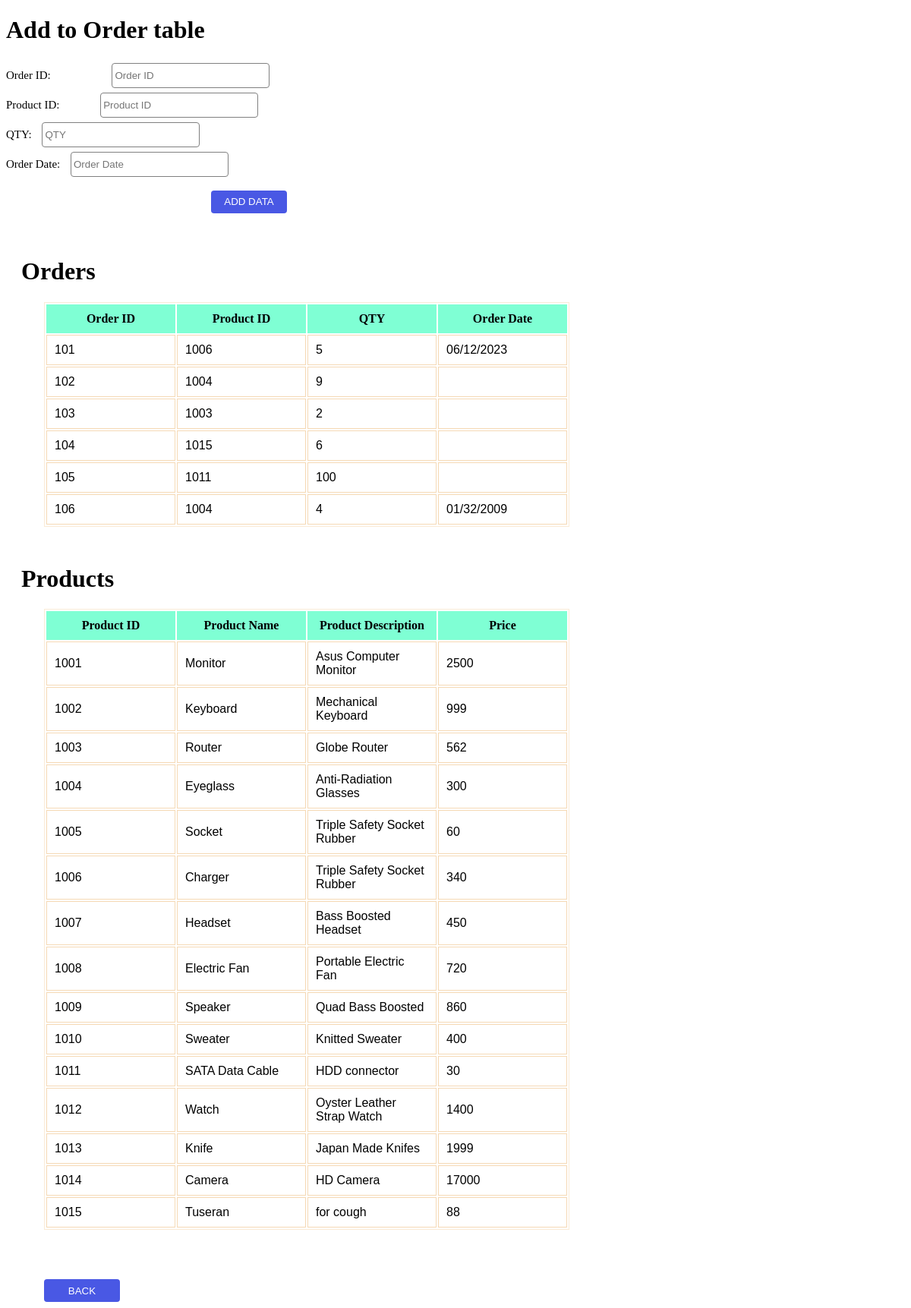
/orders.php, run on the app's committed database.
### tables this page shows
CREATE TABLE `orders` (
  `order_id` int(20) NOT NULL,
  `prod_id` int(20) DEFAULT NULL,
  `QTY` varchar(225) DEFAULT NULL,
  `order_date` varchar(255) DEFAULT NULL
);

CREATE TABLE `product` (
  `prod_id` int(20) NOT NULL,
  `prod_name` varchar(250) DEFAULT NULL,
  `prod_desc` varchar(250) DEFAULT NULL,
  `price` varchar(250) DEFAULT NULL
);

### orders.php (the view, shortened to what this page needs)
<!DOCTYPE html>
<html lang="en">
<head>
    <link rel="stylesheet" href="style.css">
    <link rel="stylesheet" href="style2.css">
</head>
<body>
    <h1>Add to Order table</h1>
<form action="orderssave.php" method="POST">
        <div class="prod_id">Order ID: <input type="text" id="prod_id" name="order_id" placeholder="Order ID"required><br></div>
        <div class="prod_name">Product ID: <input type="text" id="prod_name" name="prod_id" placeholder="Product ID"required><br></div>
        <div class="prod_desc">QTY: <input type="text" id="prod_desc" name="QTY" placeholder="QTY"required><br></div>
        <div class="prod_desc">Order Date: <input type="text" id="prod_desc" name="order_date" placeholder="Order Date"required><br></div>
        <div class="subBtn"><input type="submit" id="AddBtn" name="submit" value="ADD DATA"></div>
    </form>
<h1 class="header"><br>Orders</h1>
    <?php
        include("config.php");
        $sql = "SELECT * FROM orders";
        $result = $conn->query($sql);
        if ($result->num_rows > 0) {
            echo "<table>";
            echo "<tr>";
            echo "<th>Order ID</th><th>Product ID</th><th>QTY</th><th>Order Date</th>";
            echo "</tr>";
            while ($row = $result->fetch_assoc()) {
                echo "<tr>";
                echo "<td>" . $row['order_id'] . "</td>";
                echo "<td>" . $row['prod_id'] . "</td>";
                echo "<td>" . $row['QTY'] . "</td>";
                echo "<td>" . $row['order_date'] . "</td>";
                echo "</tr>";
            }
            echo "</table>";
        }
    ?>
     <h1 class="header">Products</h1>
    <?php
        include("config.php");
        $sql = "SELECT * FROM product";
        $result = $conn->query($sql);
        if ($result->num_rows > 0) {
            echo "<table>";
            echo "<tr>";
            echo "<th>Product ID</th><th>Product Name</th><th>Product Description</th><th>Price</th>";
            echo "</tr>";
            while ($row = $result->fetch_assoc()) {
                echo "<tr>";
                echo "<td>" . $row['prod_id'] . "</td>";
                echo "<td>" . $row['prod_name'] . "</td>";
                echo "<td>" . $row['prod_desc'] . "</td>";
                echo "<td>" . $row['price'] . "</td>";
                echo "</tr>";
            }
            echo "</table>";
        }
    ?>
    <form method="POST" action="index.php">
        <div class="backBtn"><input type="submit" id="BACKbtn" name="search" value="BACK"></div>
    </form>
</body>
</html>

### style.css (style rules this page uses)
* { background-color: rgb(255, 255, 255); }
#prod_id { width: 200px; height: 25px; padding: 3px; margin: 3px; border-radius: 4px; border: 1px solid gray; margin-left: 77px; }
#prod_name { width: 200px; height: 25px; padding: 3px; margin: 3px; border-radius: 4px; border: 1px solid gray; margin-left: 50px; }
#prod_desc { width: 200px; height: 25px; padding: 3px; margin: 3px; border-radius: 4px; border: 1px solid gray; margin-left: 10px; }
.prod_id { font-size: 15px; font-family: 'Lucida Sans'; }
.prod_name { font-size: 15px; font-family: 'Lucida Sans'; }
.prod_desc { font-size: 15px; font-family: 'Lucida Sans'; }
#AddBtn { height: 30px; width: 100px; border-radius: 4px; border: 0; background-color: rgb(73, 88, 228); transition: 0.5s; color: white; margin-left: 270px; margin-top: 15px; }
th { width: 150px; padding: 10px; background-color: aquamarine; }
tr { padding: 10px; }
table { border: 1px solid; border-color: antiquewhite; margin: 50px; margin-top: 15px; }
td { border: 1px solid; border-color: rgb(245, 217, 181); width: 50px; border-width: 1px; padding: 10px; font-family: 'Trebuchet MS', 'Lucida Sans Unicode', 'Lucida Grande', 'Lucida Sans', Arial, sans-serif; }
.header { margin-left: 20px; }

### style2.css (style rules this page uses)
th { width: 150px; padding: 10px; background-color: aquamarine; }
tr { padding: 10px; }
table { border: 1px solid; border-color: antiquewhite; margin: 50px; margin-top: 15px; }
td { border: 1px solid; border-color: rgb(245, 217, 181); width: 50px; border-width: 1px; padding: 10px; font-family: 'Trebuchet MS', 'Lucida Sans Unicode', 'Lucida Grande', 'Lucida Sans', Arial, sans-serif; }
#BACKbtn { height: 30px; width: 100px; border-radius: 4px; border: 0; background-color: rgb(73, 88, 228); transition: 0.5s; color: white; margin-left: 50px; margin-top: 15px; }

### data on the page
orders: order_id "101", prod "1006", QTY "5", order_date "06/12/2023"
orders: order_id "102", prod "1004", QTY "9"
orders: order_id "103", prod "1003", QTY "2"
orders: order_id "104", prod "1015", QTY "6"
orders: order_id "105", prod "1011", QTY "100"
orders: order_id "106", prod "1004", QTY "4", order_date "01/32/2009"
product: prod_id "1001", prod_name "Monitor", prod_desc "Asus Computer Monitor", price "2500"
product: prod_id "1002", prod_name "Keyboard", prod_desc "Mechanical Keyboard", price "999"
product: prod_id "1003", prod_name "Router", prod_desc "Globe Router", price "562"
product: prod_id "1004", prod_name "Eyeglass", prod_desc "Anti-Radiation Glasses", price "300"
product: prod_id "1005", prod_name "Socket", prod_desc "Triple Safety Socket Rubber", price "60"
product: prod_id "1006", prod_name "Charger", prod_desc "Triple Safety Socket Rubber", price "340"
product: prod_id "1007", prod_name "Headset", prod_desc "Bass Boosted Headset", price "450"
product: prod_id "1008", prod_name "Electric Fan", prod_desc "Portable Electric Fan", price "720"
product: prod_id "1009", prod_name "Speaker", prod_desc "Quad Bass Boosted", price "860"
product: prod_id "1010", prod_name "Sweater", prod_desc "Knitted Sweater", price "400"
product: prod_id "1011", prod_name "SATA Data Cable", prod_desc "HDD connector", price "30"
product: prod_id "1012", prod_name "Watch", prod_desc "Oyster Leather Strap Watch", price "1400"
product: prod_id "1013", prod_name "Knife", prod_desc "Japan Made Knifes", price "1999"
product: prod_id "1014", prod_name "Camera", prod_desc "HD Camera", price "17000"
product: prod_id "1015", prod_name "Tuseran", prod_desc "for cough", price "88"
